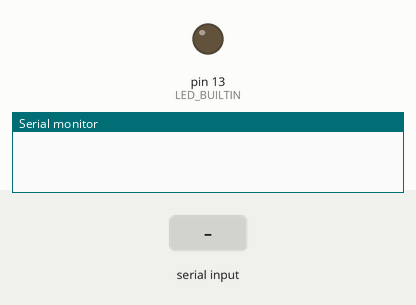
Simulated run of this sketch. Board: Arduino Uno, built with avr-gcc and run on an emulated ATmega328P. Shown: output pins drawn as LEDs (lit = HIGH), the last lines printed to the serial monitor. Dashed ring = blinking. The test bench sets the inputs (shaded band).

Above: at 1.2 s.
1.3 s: "90,45\n" received over Serial
At 1.6 s:
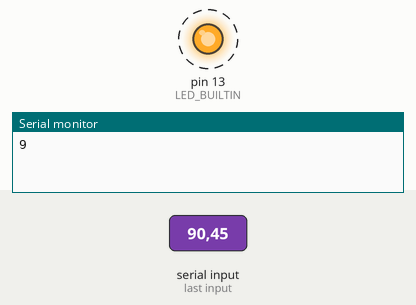
Timing chart, 0 to 10.3 s (numbered marks = the images above; inputs shaded):
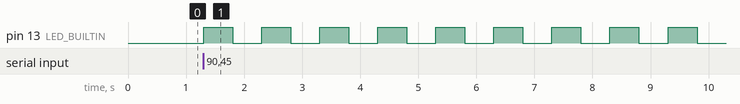

The sketch:

Serial.ino
```cpp
void setup() {
  Serial.begin(9600);
  pinMode(LED_BUILTIN, OUTPUT);
}
// char num[8]  = '';

void loop() {
  while (Serial.available()) {
    char inChar = (char)Serial.read();
    if (inChar >= 49 && inChar <= 57) {

      Serial.println(inChar);
      for(int i  = 1 ; i <= inChar-48 ;  i++){

        digitalWrite(LED_BUILTIN,HIGH);
        delay(500);
        digitalWrite(LED_BUILTIN,LOW);
        delay(500);
      }

    }

  }
}
```

Measured:
- after the input at 1.3 s, pin 13 (LED_BUILTIN): alternates HIGH for 0.50 s and LOW for 0.50 s, starting at once
